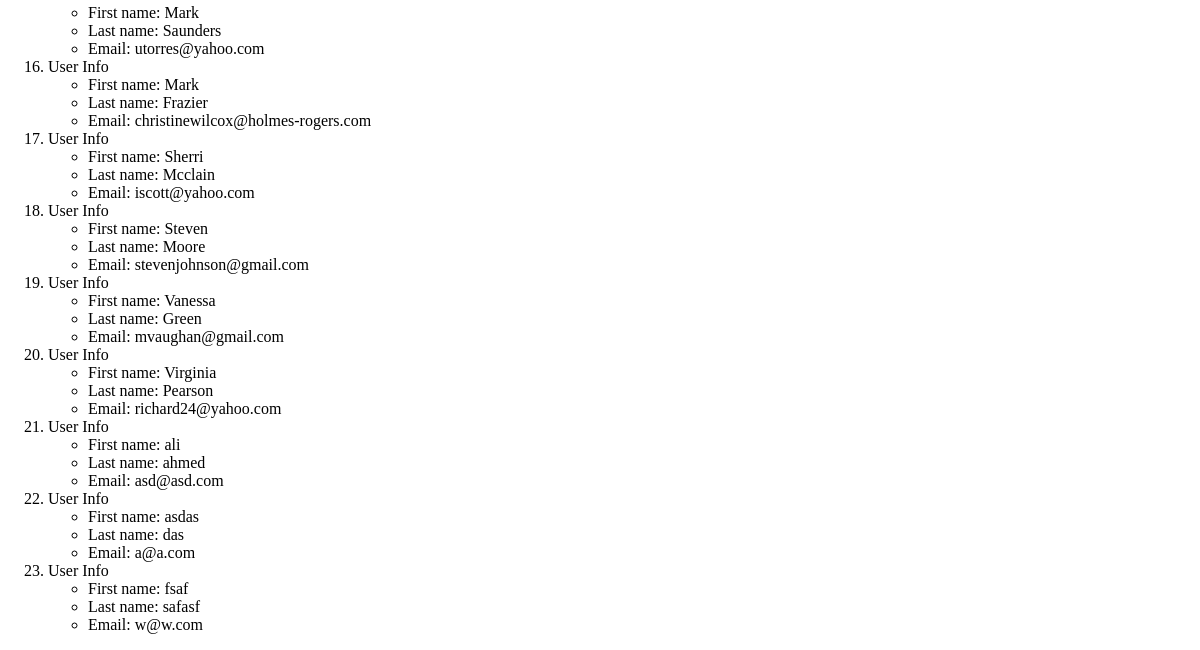
Page /users/list (lower part) on the earlier database version.
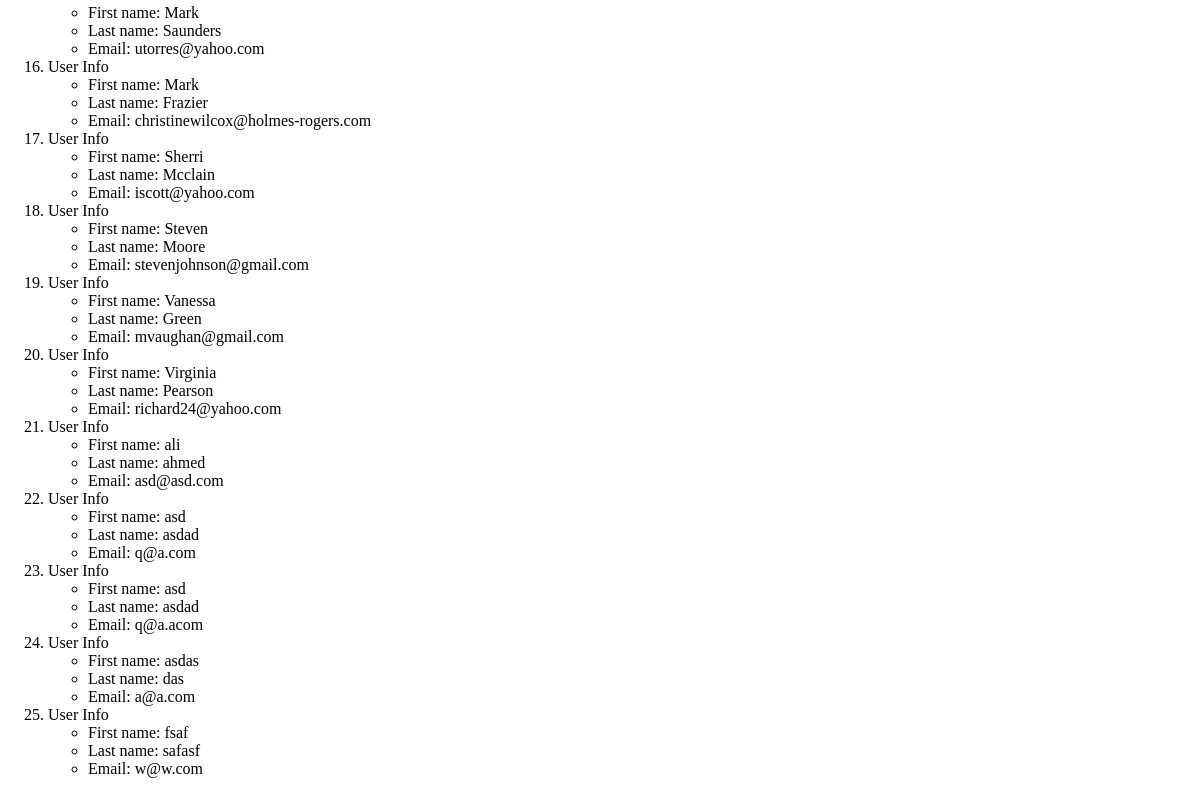
Same page on the later database version.
### user_app/models.py (models this page shows)
class User(models.Model):
    first_name = models.CharField(max_length =128)
    last_name = models.CharField(max_length =128)
    email = models.EmailField(max_length =246, unique=True)

### user_app/views.py (the view)
# urls.py: url(r'^users/', include('user_app.urls')),
def users(request):
    user_list = User.objects.order_by('first_name')
    user_dict = {'users': user_list}
    return render(request, 'user_app/users.html', context=user_dict)

### templates/user_app/users.html (shortened to what this page needs)
<!DOCTYPE html>
<html lang="en" dir="ltr">
  <head>
  </head>
  <body>
      {% if users %}
        <ol>
          {% for person in users %}
            <li>User Info</li>
              <ul>
                <li>First name: {{person.first_name}}</li>
                <li>Last name: {{person.last_name}}</li>
                <li>Email: {{person.email}}</li>
              </ul>
          {% endfor %}
        </ol>
      {% endif %}
  </body>
</html>

Differences in the rows shown:
added User: first_name "asd", last_name "asdad", email "q@a.com"
added User: first_name "asd", last_name "asdad", email "q@a.acom"
